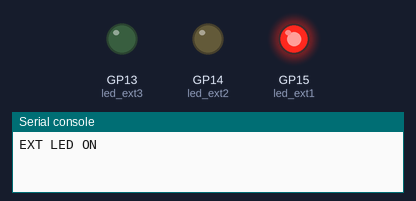
The program below on a simulated Raspberry Pi Pico running MicroPython. Parts: output pins drawn as LEDs (lit = HIGH), the last lines printed to the serial console. Wiring (from the project's diagram.json): green LED on GP13, yellow LED on GP14, red LED on GP15.

Above: at 0.05 s.
At 10.05 s:
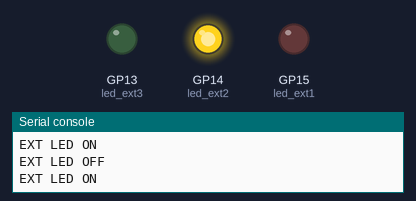
At 13.45 s:
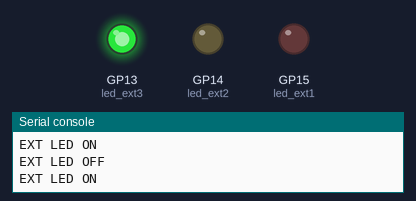
At 16.95 s:
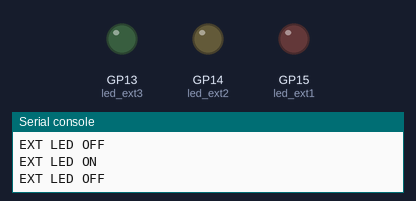
Timing chart, 0 to 22.1 s (numbered marks = the images above):
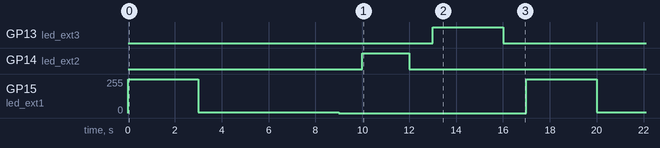

The program:

main.py
```python
from machine import Pin, PWM
import utime


led_ext1= Pin(15,Pin.OUT)
led_ext2= Pin(14,Pin.OUT)
led_ext3= Pin(13,Pin.OUT)

while True:
  led_ext1.value(1)
  print("EXT LED ON")
  utime.sleep(3)

  buzzer = PWM(Pin(15))
  buzzer.freq(500)
  buzzer.duty_u16(1000)
  utime.sleep(3)
  buzzer.duty_u16(0)

  led_ext1.value(0)
  print("EXT LED OFF")
  buzzer = PWM(Pin(15))
  buzzer.freq(500)
  buzzer.duty_u16(1000)
  utime.sleep(3)
  buzzer.duty_u16(0)

  utime.sleep(1)
  led_ext2.value(1)
  print("EXT LED ON")
  utime.sleep(2)
  led_ext2.value(0)
  print("EXT LED OFF")
  utime.sleep(1)
  led_ext3.value(1)
  print("EXT LED ON")
  utime.sleep(3)
  led_ext3.value(0)
  print("EXT LED OFF")
  utime.sleep(1)
```

Measured:
- by itself, GP13 (led_ext3): alternates HIGH for 3.0 s and LOW for 14.0 s
- by itself, GP14 (led_ext2): alternates HIGH for 2.0 s and LOW for 15.0 s
- by itself, GP15 (led_ext1): repeats every 17.0 s: 4/255 6.0 s, 0/255 8.0 s, 255/255 3.0 s
